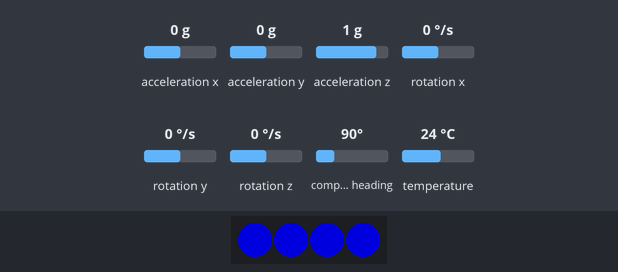
Bench run of a sketch on a simulated Arduino Uno, built with avr-gcc and run on an emulated ATmega328P. Shown: 4 RGB LEDs in strip order, left to right. The test bench sets the inputs (shaded band); at power-on: acceleration x 0 g, acceleration y 0 g, acceleration z 1 g, rotation x 0 °/s, rotation y 0 °/s, rotation z 0 °/s, compass heading 90°, temperature 24 °C. Dim RGB values are drawn brighter than linear.

Above: at 1.8 s.
1.9 s: acceleration x set to -1.4 g
At 2.7 s:
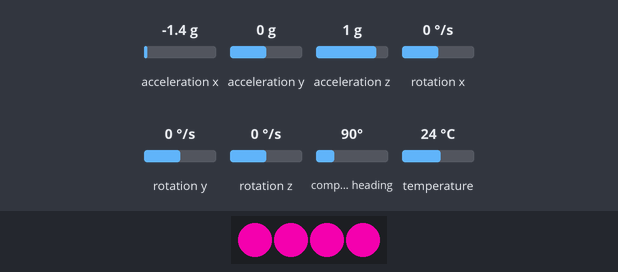
3.4 s: acceleration y set to -1.4 g
At 4.3 s:
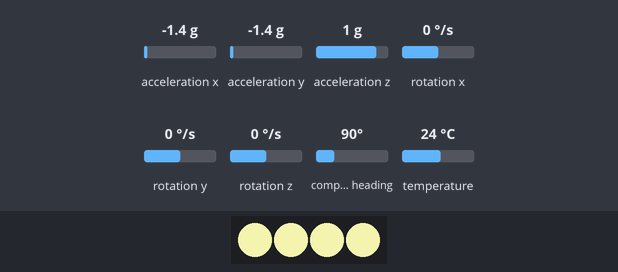
4.9 s: acceleration z set to -1.4 g
At 6.1 s:
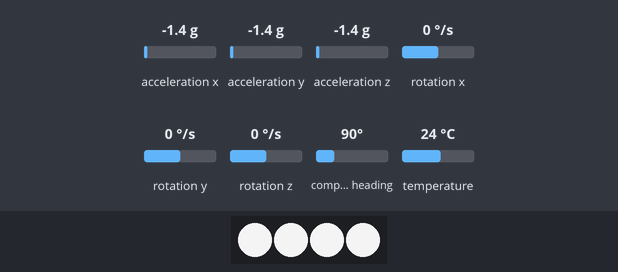
6.4 s: acceleration x set to -0.8 g
At 7.6 s:
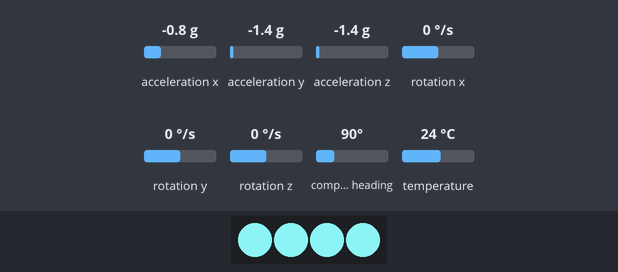
7.9 s: acceleration y set to -0.8 g
At 9.1 s:
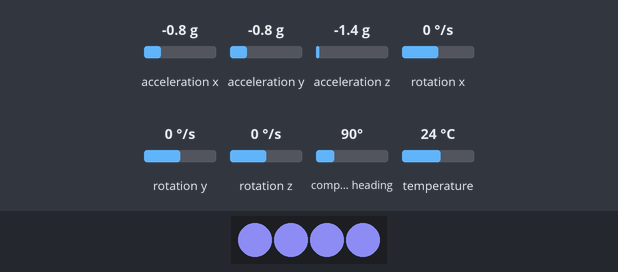
9.4 s: acceleration z set to 0 g
At 10.8 s:
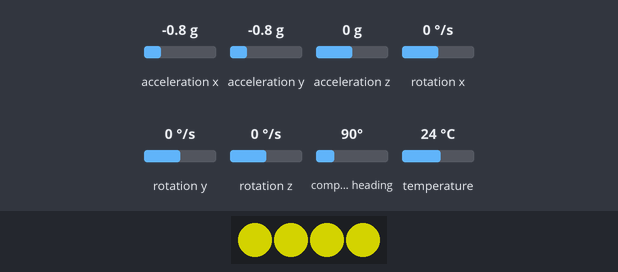
Timing chart, 0 to 11.9 s (numbered marks = the images above; inputs shaded):
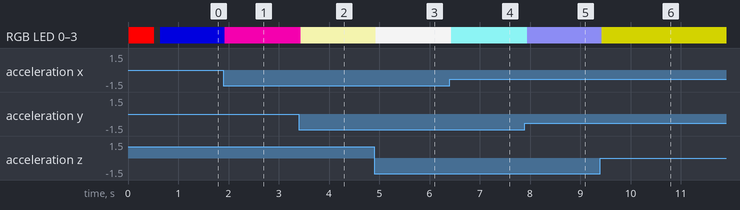

Measured:
- after the input at 1.9 s, RGB LED 0–3: RGB(0, 0, 157) → RGB(220, 0, 157) at once
- after the input at 3.4 s, RGB LED 0–3: RGB(220, 0, 157) → RGB(220, 220, 157) at once
- after the input at 4.9 s, RGB LED 0–3: RGB(220, 220, 157) → RGB(220, 220, 220) at once
- after the input at 6.4 s, RGB LED 0–3: RGB(220, 220, 220) → RGB(126, 220, 220) at once
- after the input at 7.9 s, RGB LED 0–3: RGB(126, 220, 220) → RGB(126, 126, 220) at once
- after the input at 9.4 s, RGB LED 0–3: RGB(126, 126, 220) → RGB(126, 126, 0) at once

The sketch:

buttlasersv2.ino
```cpp
#include <Wire.h>
#include <SPI.h>
#include <Adafruit_LSM9DS0.h>
#include <Adafruit_Sensor.h>  // not used in this demo but required!
#include <Adafruit_NeoPixel.h>
#include <SoftwareSerial.h>

#define LED_PIN       7
#define N_PIXELS      4
Adafruit_NeoPixel strip = Adafruit_NeoPixel(N_PIXELS, LED_PIN, NEO_GRB + NEO_KHZ800);

// i2c
Adafruit_LSM9DS0 lsm = Adafruit_LSM9DS0();

const int rx=9;
const int tx=10;
SoftwareSerial mySerial(rx, tx);

byte r, g, b;

void setupSensor()
{
  // 1.) Set the accelerometer range
  lsm.setupAccel(lsm.LSM9DS0_ACCELRANGE_2G);
  //lsm.setupAccel(lsm.LSM9DS0_ACCELRANGE_4G);
  //lsm.setupAccel(lsm.LSM9DS0_ACCELRANGE_6G);
  //lsm.setupAccel(lsm.LSM9DS0_ACCELRANGE_8G);
  //lsm.setupAccel(lsm.LSM9DS0_ACCELRANGE_16G);

  // 2.) Set the magnetometer sensitivity
  lsm.setupMag(lsm.LSM9DS0_MAGGAIN_2GAUSS);
  //lsm.setupMag(lsm.LSM9DS0_MAGGAIN_4GAUSS);
  //lsm.setupMag(lsm.LSM9DS0_MAGGAIN_8GAUSS);
  //lsm.setupMag(lsm.LSM9DS0_MAGGAIN_12GAUSS);

  // 3.) Setup the gyroscope
  lsm.setupGyro(lsm.LSM9DS0_GYROSCALE_245DPS);
  //lsm.setupGyro(lsm.LSM9DS0_GYROSCALE_500DPS);
  //lsm.setupGyro(lsm.LSM9DS0_GYROSCALE_2000DPS);
}

void setup()
{
  strip.begin();
  strip.setPixelColor(0,strip.Color(255,0,0));
  strip.setPixelColor(1,strip.Color(255,0,0));
  strip.setPixelColor(2,strip.Color(255,0,0));
  strip.setPixelColor(3 ,strip.Color(255,0,0));
  strip.show();

  pinMode(rx,INPUT);
  pinMode(tx,OUTPUT);
  mySerial.begin(38400);
  mySerial.println("Setting interrupts");
  mySerial.println("LSM raw read demo");

  // Try to initialise and warn if we couldn't detect the chip
  if (!lsm.begin())
  {
    mySerial.println("Oops ... unable to initialize the LSM9DS0. Check your wiring!");
    while (1);
  }
  mySerial.println("Found LSM9DS0 9DOF");
  mySerial.println("");
  mySerial.println("");
  delay(500);
  strip.setPixelColor(0,strip.Color(0,0,0));
  strip.setPixelColor(1,strip.Color(0,0,0));
  strip.setPixelColor(2,strip.Color(0,0,0));
  strip.setPixelColor(3 ,strip.Color(0,0,0));
  strip.show();
  delay(100);
}

void loop()
{
  sensors_event_t accel, mag, gyro, temp;

  lsm.getEvent(&accel, &mag, &gyro, &temp);

  mySerial.print("Accel X: "); mySerial.print(accel.acceleration.x); mySerial.print(" ");
  mySerial.print("  \tY: "); mySerial.print(accel.acceleration.y);       mySerial.print(" ");
  mySerial.print("  \tZ: "); mySerial.print(accel.acceleration.z);     mySerial.println("  \tm/s^2");

  float x = accel.acceleration.x*16;
  float y = accel.acceleration.y*16;
  float z = accel.acceleration.z*16;
  r = ceil(abs(x));
  g = ceil(abs(y));
  b = ceil(abs(z));

  mySerial.print("Color: "); mySerial.print(r); mySerial.print(" ");
  mySerial.print(g); mySerial.print(" "); mySerial.println(b);
  uint32_t color = strip.Color(r,g,b);

  strip.setPixelColor(0, color); // Moderately bright green color.
  strip.setPixelColor(1, color); // Moderately bright green color.
  strip.setPixelColor(2, color); // Moderately bright green color.
  strip.setPixelColor(3, color); // Moderately bright green color.
  /*strip.setBrightness(20 + 20*(int)sqrt(lsm.accelData.x * lsm.accelData.x
                              + lsm.accelData.y * lsm.accelData.y
                              + lsm.accelData.z * lsm.accelData.z));*/
  strip.show();
}
```
